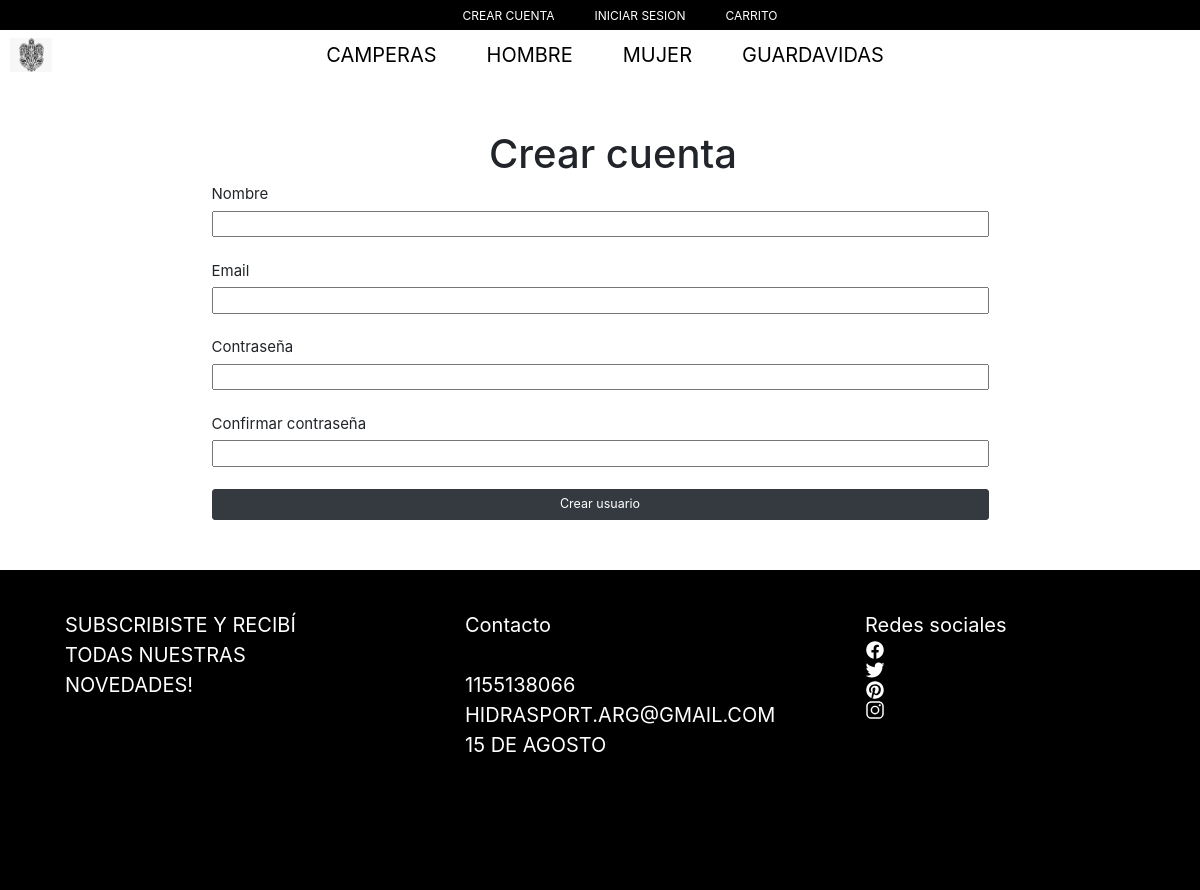
Screenshot of /register/ with the database file from the repository.
### store/models.py (models this page shows, shortened)
class Categorias(models.Model):
    nombre = models.CharField(max_length=20)
    destacada = models.BooleanField(default=False)
    imagen = models.ImageField(upload_to='images/')

### register/views.py (the view)
# urls.py: path('register/', V.register, name="register"),
def register(response):
    destacadas=Categorias.objects.filter(destacada=True)
    if response.method == "POST":
        form = RegisterForm(response.POST)
        if form.is_valid():
            form.save()
        return redirect("/")
    else:
        form = RegisterForm()
    context = {
        "form":form,
        'destacadas':destacadas}
    return render(response, 'register/register.html', context)

### register/forms.py
class RegisterForm(UserCreationForm):
    email = forms.EmailField(required=True)
    class Meta:
        model = User
        fields = ["username", "email", "password1", "password2"]

### register/templates/register/register.html (shortened to what this page needs)
{% extends 'base.html' %}
{% load crispy_forms_tags %}
{% block page_content %}
<div class="container creation-form">
    <h1>Crear cuenta</h1>
    <form method="post" action="">
        <label for="{{form.username.label}}">Nombre</label><br>
        {{form.username}}<br><br>
        <label for="{{form.email.label}}">{{form.email.label}}</label><br>
        {{form.email}}<br><br>
        <label for="{{form.email.label}}">Contraseña</label><br>
        {{form.password1}}<br><br>
        <label for="{{form.email.label}}">Confirmar contraseña</label><br>
        {{form.password2}}<br><br>
        <input type="submit" value="Crear usuario" name="Crear usuario" class="btn btn-dark btn-lg btn-block">
    </form>
</div>
{% endblock %}

### hidrasport/templates/base.html (shortened to what this page needs)
{% load static %}
<head>
    <link rel="stylesheet" href="{% static 'style.css' %}">
    <link rel="stylesheet" href="https://stackpath.bootstrapcdn.com/bootstrap/4.5.0/css/bootstrap.min.css">
</head>
<section class="top-line">
    <div class="container-top-line">
        <ul class="top-list">
            {% if user.is_authenticated %}
                <li class="top-item">
                    Bienvenido {{user.username}}
                </li>
            <li class="top-item"><a href="/logout/">Salir</a></li>
            {% else %}
            <li class="top-item"><a href="/register">Crear Cuenta</a></li>
            <li class="top-item"><a href="/login/">Iniciar sesion</a></li>
            {% endif %}
            <li class="top-item"><a href="/cart-detail/">carrito</a></li>
        </ul>
    </div>
</section>
<nav class="navbar navbar-expand-sm navbar-light bg-faded flex-nowrap">
    <span class="navbar-brand w-100"><a href="/"><img src="{% static 'logo.png' %}" class="logo" alt=""></a></span>
    <div class="navbar-collapse collapse w-100 justify-content-center" id="navbar5">
        <ul class="navbar-nav mx-auto">
            {% for x in destacadas %}
            <li class="nav-item">
                <a class="nav-link" href="/productos/{{x.nombre}}">{{x.nombre}}</a></li>
            {% endfor %}
        </ul>
    </div>
</nav>
{% block page_content %}
{% endblock %}
 <section class="footer">
    <div class="d-flex justify-content-around">
        <div class="col-sm-3">
            SUBSCRIBISTE Y RECIBÍ TODAS NUESTRAS NOVEDADES!
        </div>
        <div class="col-sm-3">
            Contacto<br><br>
            1155138066<br>
            HIDRASPORT.ARG@GMAIL.COM<br>
            15 DE AGOSTO<br>
        </div>
        <div class="col-sm-3">
            Redes sociales<br>
            <ion-icon name="logo-facebook"></ion-icon> <br>
            <ion-icon name="logo-twitter"></ion-icon><br>
            <ion-icon name="logo-pinterest"></ion-icon><br>
            <ion-icon name="logo-instagram"></ion-icon><br>
        </div>
    </div>
</section>

### static/style.css (style rules this page uses)
.top-item a { text-decoration: none; color: white; }
ul { list-style: none; }
img { width: 100%; max-width: 100%; height: auto; }
section { padding: 0 0; }
.top-line { position:relative; color: white; width: 100%; height: 3rem; z-index: 2; background-color: black; font-size: 1.2rem; text-transform: uppercase; }
.top-list { display: flex; justify-content: center; }
.top-item { margin-left: 4rem; margin-top: 0.7rem; }
.logo { width: 15%; }
nav { background-color: white; }
.nav-link { font-size: 2rem; color: black !important; margin: auto 2rem; text-transform: uppercase; }
.creation-form { font-size: 1.5rem; margin: 5rem 0rem; }
.creation-form h1 { font-size: 4rem; margin-left: 40%; }
.creation-form form { margin: auto; width: 70%; }
.creation-form input { width: 100%; }
.footer { font-size: 2rem; color: white; background-color: black; height: 20vh; padding-top: 4rem; min-height: 40vh; }

### rows the page displays
Categorias: nombre "CAMPERAS"
Categorias: nombre "HOMBRE"
Categorias: nombre "MUJER"
Categorias: nombre "GUARDAVIDAS"
